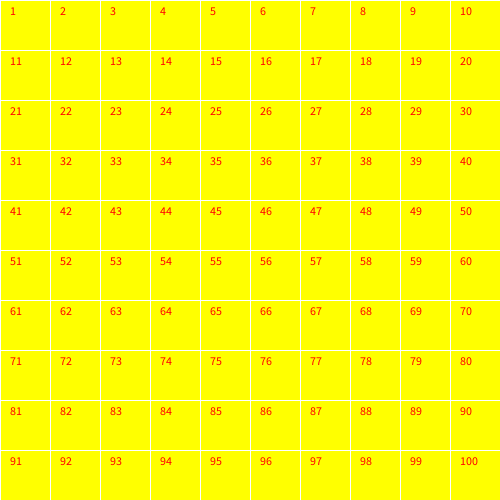
Frame 1 (no input)
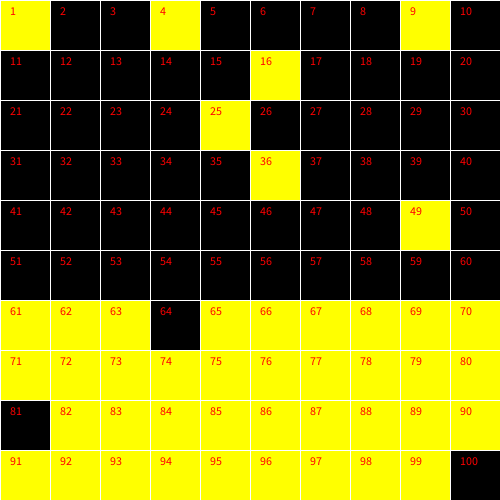
Frame 60 (the mouse pressed at the canvas centre just before this capture)
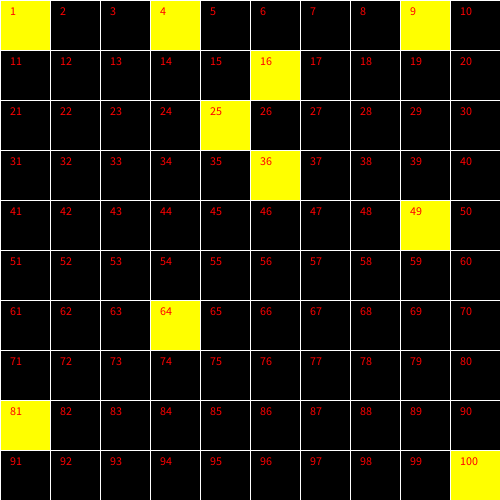
Frame 120 (the mouse held since frame 60 and released just before this capture)

The Processing sketch that drew these frames (run headless with seeded random() and noise(); from frame 60 on, the mouse is pressed at the canvas centre):

// Processing sketch: sketch_261016a
// ── sketch_261016a.pde
Room[] rooms = new Room[100];
void setup()
{

  size(500, 500);
  BuildRooms();
  frameRate(10); 
}
int person = 1; 
void draw()
{

  for (int i =0; i < 100; i ++) {
    Room r = rooms[i];
    if( (i + 1) % person == 0)
    {
     r.LightSwitch();  
    }
    r.Render();
  }
  person ++; 
}


void BuildRooms()
{

  for (int y = 0; y  < 10; y++) {
    for (int x = 0; x < 10; x++) {
      int posX = x * 50;
      int posY = y * 50;
      rooms[x + (y * 10)] = new Room(posX, posY, 50, (x + 1) + (y * 10));
    }
  }
}

// ── Rooms_Class.pde
class Room
{

  PVector pos;
  int size;
  boolean lightOn = false;
  int number = 0; 

  Room(int x, int y, int size, int num)
  {
    pos = new PVector(x, y);
    this.size = size;
    number = num; 
  }

  void Render()
  {
    stroke(255);
    if (lightOn) {
      fill(255, 255, 0);
    } else {
      fill(0);
    }

    rect(pos.x, pos.y, size, size);
    stroke(255,0,0); 
    fill(255,0,0); 
    text(number, pos.x + 10, pos.y + 15); 
  }

  void LightSwitch() {
    lightOn = !lightOn;
  }
}
